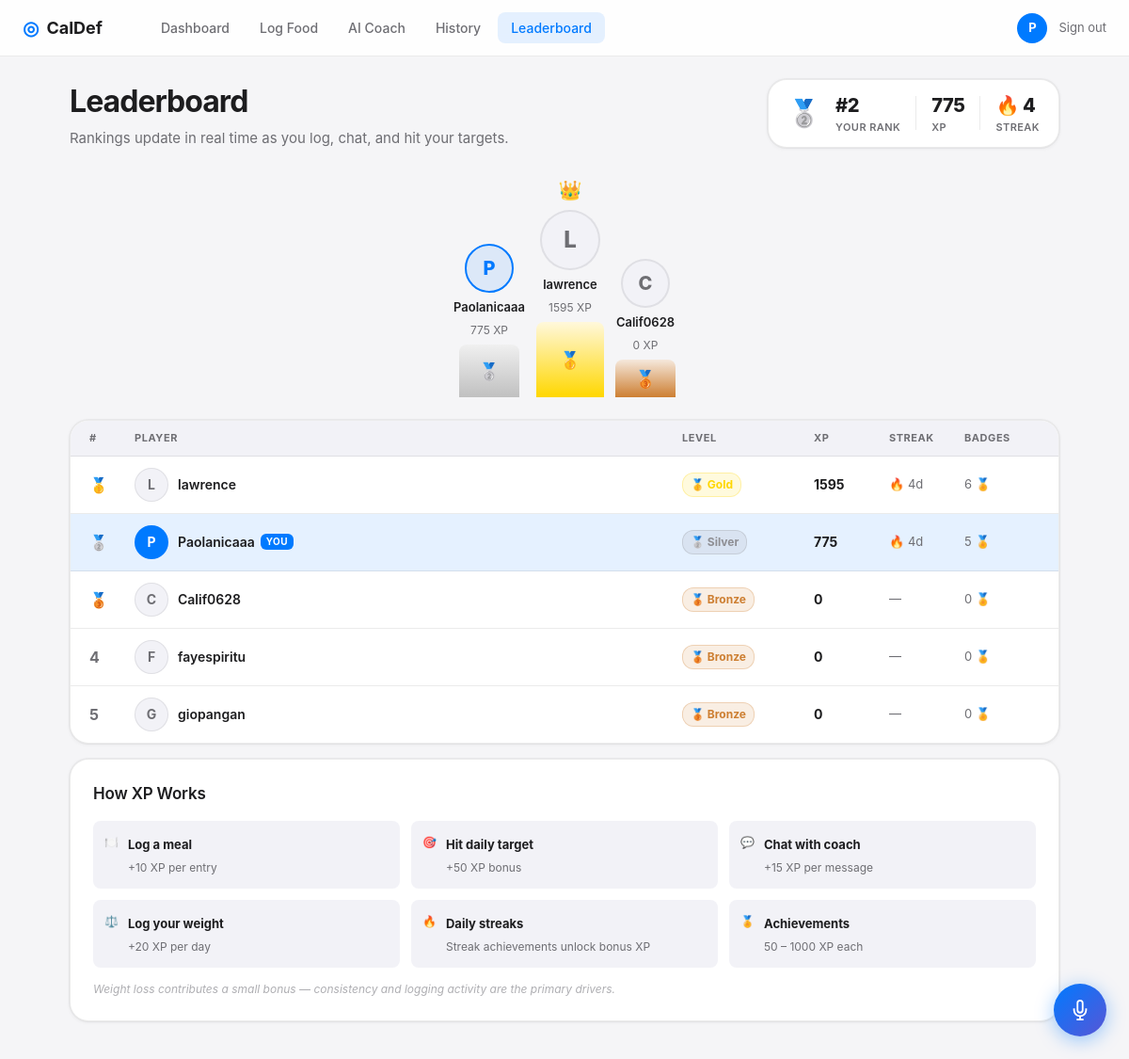
Page /leaderboard (signed in) on the committed database.
### tables this page shows
CREATE TABLE user_points (
                id INTEGER PRIMARY KEY AUTOINCREMENT,
                user_id INTEGER UNIQUE NOT NULL,
                total_points INTEGER DEFAULT 0,
                current_streak INTEGER DEFAULT 0,
                longest_streak INTEGER DEFAULT 0,
                last_activity_date TEXT,
                FOREIGN KEY (user_id) REFERENCES users(id)
            );

CREATE TABLE users (
                id INTEGER PRIMARY KEY AUTOINCREMENT,
                username TEXT UNIQUE NOT NULL,
                email TEXT UNIQUE NOT NULL,
                password_hash TEXT NOT NULL,
                created_at TIMESTAMP DEFAULT CURRENT_TIMESTAMP
            );

### app.py (the view)
@app.route("/leaderboard")
@login_required
def leaderboard():
    board = get_leaderboard()
    my_stats = get_user_stats(session["user_id"])
    return render_template("leaderboard.html", board=board,
                           my_id=session["user_id"], my_stats=my_stats)

### app.py (called while the page is built)
@app.context_processor
def inject_now():
    return {"now": datetime.now}

def login_required(f):
    @wraps(f)
    def decorated(*args, **kwargs):
        if "user_id" not in session:
            return redirect(url_for("landing"))
        return f(*args, **kwargs)
    return decorated

### database.py (called while the page is built)
@contextmanager
def get_db():
    conn = sqlite3.connect(DATABASE)
    conn.row_factory = sqlite3.Row
    try:
        yield conn
        conn.commit()
    except Exception:
        conn.rollback()
        raise
    finally:
        conn.close()

### gamification.py (called while the page is built)
def get_level(points: int) -> dict:
    level = LEVELS[0]
    for entry in LEVELS:
        if points >= entry[0]:
            level = entry
    next_threshold = None
    for entry in LEVELS:
        if points < entry[0]:
            next_threshold = entry[0]
            break
    return {
        "name": level[1], "color": level[2], "icon": level[3],
        "next": next_threshold,
        "progress": _level_progress(points, level[0], next_threshold),
    }

def _level_progress(pts, current_min, next_min):
    if next_min is None:
        return 100
    span = next_min - current_min
    earned = pts - current_min
    return min(100, round(earned / span * 100)) if span else 100

def _ensure_row(user_id: int):
    with get_db() as db:
        db.execute("INSERT OR IGNORE INTO user_points (user_id) VALUES (?)", (user_id,))

def get_leaderboard(limit: int = 50) -> list:
    with get_db() as db:
        rows = db.execute(
            """SELECT u.id, u.username,
                      COALESCE(up.total_points, 0)   AS total_points,
                      COALESCE(up.current_streak, 0) AS current_streak,
                      COALESCE(up.longest_streak, 0) AS longest_streak,
                      (SELECT COUNT(*) FROM achievements a WHERE a.user_id = u.id) AS achievement_count
               FROM users u
               LEFT JOIN user_points up ON up.user_id = u.id
               ORDER BY total_points DESC, current_streak DESC
               LIMIT ?""",
            (limit,),
        ).fetchall()
    result = []
    for i, row in enumerate(rows):
        d = dict(row)
        d["rank"] = i + 1
        d["level"] = get_level(d["total_points"])
        result.append(d)
    return result

### templates/leaderboard.html (shortened to what this page needs)
{% extends "base.html" %}
{% block content %}
<div class="page-container">
  <div class="page-header">
    <div>
      <h1 class="page-title">Leaderboard</h1>
      <p class="page-subtitle">Rankings update in real time as you log, chat, and hit your targets.</p>
    </div>
    <div class="my-rank-pill">
      <span class="my-rank-icon">{{ my_stats.level.icon }}</span>
      <div>
        <div class="my-rank-num">#{{ my_stats.rank }}</div>
        <div class="my-rank-label">Your Rank</div>
      </div>
      <div>
        <div class="my-rank-num">{{ my_stats.total_points | int }}</div>
        <div class="my-rank-label">XP</div>
      </div>
      <div>
        <div class="my-rank-num">🔥 {{ my_stats.current_streak }}</div>
        <div class="my-rank-label">Streak</div>
      </div>
    </div>
  </div>
  {% if board|length >= 3 %}
  <div class="podium">
    <div class="podium-place podium-2">
      <div class="podium-avatar {% if board[1].id == my_id %}podium-me{% endif %}">
        {{ board[1].username[0].upper() }}
      </div>
      <div class="podium-name">{{ board[1].username }}</div>
      <div class="podium-pts">{{ board[1].total_points | int }} XP</div>
      <div class="podium-block podium-block-2">🥈</div>
    </div>
    <div class="podium-place podium-1">
      <div class="podium-crown">👑</div>
      <div class="podium-avatar podium-avatar-1 {% if board[0].id == my_id %}podium-me{% endif %}">
        {{ board[0].username[0].upper() }}
      </div>
      <div class="podium-name">{{ board[0].username }}</div>
      <div class="podium-pts">{{ board[0].total_points | int }} XP</div>
      <div class="podium-block podium-block-1">🥇</div>
    </div>
    <div class="podium-place podium-3">
      <div class="podium-avatar {% if board[2].id == my_id %}podium-me{% endif %}">
        {{ board[2].username[0].upper() }}
      </div>
      <div class="podium-name">{{ board[2].username }}</div>
      <div class="podium-pts">{{ board[2].total_points | int }} XP</div>
      <div class="podium-block podium-block-3">🥉</div>
    </div>
  </div>
  {% endif %}
  <div class="card lb-card">
    <div class="lb-thead">
      <span>#</span>
      <span>Player</span>
      <span>Level</span>
      <span>XP</span>
      <span>Streak</span>
      <span>Badges</span>
    </div>
    {% for player in board %}
    <div class="lb-row {% if player.id == my_id %}lb-row-me{% endif %} {% if player.rank <= 3 %}lb-row-top{% endif %}">
      <span class="lb-rank">
        {% if player.rank == 1 %}🥇
        {% elif player.rank == 2 %}🥈
        {% elif player.rank == 3 %}🥉
        {% else %}{{ player.rank }}{% endif %}
      </span>
      <span class="lb-user">
        <div class="lb-avatar {% if player.id == my_id %}lb-avatar-me{% endif %}">
          {{ player.username[0].upper() }}
        </div>
        <span class="lb-username">
          {{ player.username }}
          {% if player.id == my_id %}<span class="lb-you">You</span>{% endif %}
        </span>
      </span>
      <span>
        <span class="level-badge" style="background: {{ player.level.color }}22; color: {{ player.level.color }}; border: 1px solid {{ player.level.color }}44;">
          {{ player.level.icon }} {{ player.level.name }}
        </span>
      </span>
      <span class="lb-xp">{{ player.total_points | int }}</span>
      <span class="lb-streak">
        {% if player.current_streak > 0 %}
          🔥 {{ player.current_streak }}d
        {% else %}—{% endif %}
      </span>
      <span class="lb-badges">{{ player.achievement_count }} 🏅</span>
    </div>
    {% else %}
    <div class="empty-state">
      <div class="empty-icon">🏆</div>
      <p>No players yet — be the first!</p>
    </div>
    {% endfor %}
  </div>
  <div class="card scoring-guide">
    <h3 class="card-title">How XP Works</h3>
    <div class="scoring-grid">
      <div class="score-item"><span class="score-icon">🍽️</span><div><b>Log a meal</b><br><span>+10 XP per entry</span></div></div>
      <div class="score-item"><span class="score-icon">🎯</span><div><b>Hit daily target</b><br><span>+50 XP bonus</span></div></div>
      <div class="score-item"><span class="score-icon">💬</span><div><b>Chat with coach</b><br><span>+15 XP per message</span></div></div>
      <div class="score-item"><span class="score-icon">⚖️</span><div><b>Log your weight</b><br><span>+20 XP per day</span></div></div>
      <div class="score-item"><span class="score-icon">🔥</span><div><b>Daily streaks</b><br><span>Streak achievements unlock bonus XP</span></div></div>
      <div class="score-item"><span class="score-icon">🏅</span><div><b>Achievements</b><br><span>50 – 1000 XP each</span></div></div>
    </div>
    <p class="scoring-note">Weight loss contributes a small bonus — consistency and logging activity are the primary drivers.</p>
  </div>
</div>
{% endblock %}

### rows in the picture
user_points: total_points "775", current_streak "4"
users: username "P", username "Paolanicaaa", shows "YOU", level.icon "🥈", level.name "Silver", total_points "775", current_streak "4", achievement_count "5"
users: username "L", username "lawrence", level.icon "🥇", level.name "Gold", total_points "1595", current_streak "4", achievement_count "6"
users: username "C", username "Calif0628", level.icon "🥉", level.name "Bronze", total_points "0", achievement_count "0"
users: rank "4", username "F", username "fayespiritu", level.icon "🥉", level.name "Bronze", total_points "0", achievement_count "0"
users: rank "5", username "G", username "giopangan", level.icon "🥉", level.name "Bronze", total_points "0", achievement_count "0"

### other values in the picture
{{ session.username[0].upper() }} "P"
{{ my_stats.level.icon }} "🥈"
{{ my_stats.rank }} "2"
{{ board[1].total_points | int }} "775"
{{ board[0].total_points | int }} "1595"
{{ board[2].total_points | int }} "0"
